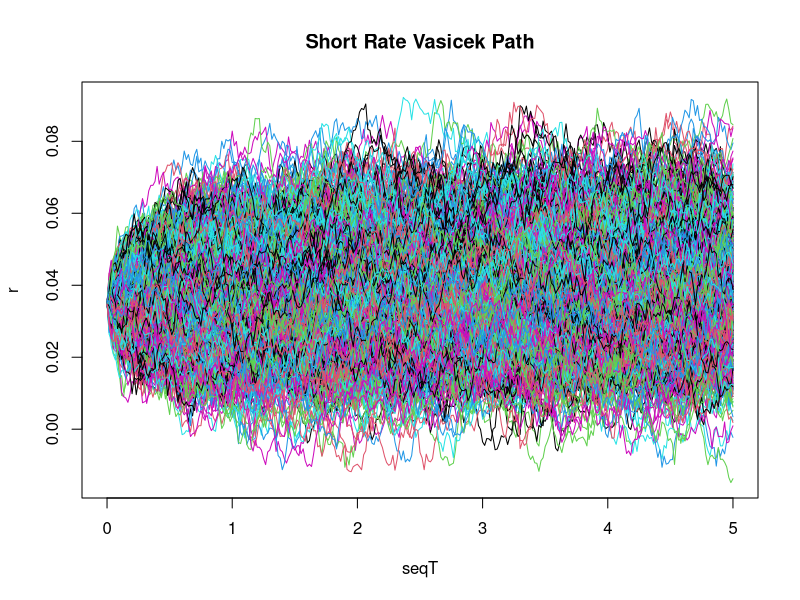

Write R code to recreate this figure. (Note: this script raises an error after producing the figure.)
##################
# Vasicek
#       dr = a(b-r(t))dt + vdW(t)
#       Inc(i) = a(b-r(t))Inc(t) + vInc(W)      Inc(W) = sqrt(Inc(t))*rnorm(0,1)
#       r[i+1] = r[i] + Inc(i)
##################

# Bono
c=0.03;tau=1;Tvenc=10;Tcanc=5;

# modelo de Vasicek  dr(t) = a(b-r(t))dt + vdW(t)
r0=0.035;a=1;b=0.04;v=0.02;

# MonteCarlo Parameter
nobs = 300; nsims = 1000


ShortRateVasicek = function(a, b, r0, v, t, nobs, nsims)
{
  
  dt = t/nobs
  
  r = matrix(data = 0, nrow = nobs+1, ncol = nsims)
  r[1,] = r0
  
  for(i in 1:nsims)
  {
    for(j in 1:nobs+1)
    {
      dr = a*(b-r[j-1,i])*dt + v*sqrt(x = dt)*rnorm(n = 1, mean = 0, sd = 1)
      r[j,i] = r[j-1,i] + dr
    }
  }
  
  return(r)
}

##################################################
# Para hacerlo con un solo bucle
# for(i in 2:(m+1)){
#   dr = a*(b-r[i-1,])*dt + v*sqrt(x = dt)*rnorm(n = n, mean = 0, sd = 1)
#   r[i,] = r[i-1,] + dr
# }
##################################################

r = ShortRateVasicek(a = a, b = b, r0 = r0, v = v, t = Tcanc, nobs = nobs, nsims = nsims)

dt = Tcanc/nobs
seqT = seq(from = 0, to = Tcanc, by = dt)

matplot(x = seqT, y = r, type = "l", lty = 1, main = "Short Rate Vasicek Path")

# Para crear el valor de los P(Tc, T)
precioBonoCCVasicek<- function(r, a, b, v, T){
  B <- (1-exp(-T*a))/a
  A <- (T-B)*(b-v^2/(2*a^2))+B^2*v^2/(4*a)
  return(exp(-A-B*r))
}

# P(Tcanc,Tk) = precioBonoCCVasicek( r(Tcanc), a, b, v, Tk-Tcanc )


MatrizDto = matrix(data = 0, nrow = nsims, ncol = (Tvenc-Tcanc)) #nrow = nsims, ncol = Tc-Tvto

# precioBonoCCVasicek(r[(nobs+1),2], a, b, v, 2)
rtcanc = r[(nobs+1),]

# Tcanc = 5
# Tvto = 10

# Creation of P(Tc, Tk) matrix
for(i in 1:length(x = rtcanc))
{
  
  for(j in 1:(Tvenc - Tcanc))
  {
    
    MatrizDto[i,j] = precioBonoCCVasicek(r = rtcanc[i], a = a, b = b, v = v, T = j)
    
  }
  
}

# Creation of coupon payments

CPay = MatrizDto*c*tau

# Nominal payment
N = 1

NomPay = N*MatrizDto[,(Tvenc-Tcanc)]

FinalPay = cbind(CPay, NomPay)

RemTc = rowSums(x = FinalPay) # SeRIA EL REM
# A-  CALCULAR MINIMO THE REM

Pago = pmin(RemTc, 1)
# B- CALCULAR PRECIO DE B SUM DE TIPOS DE INTERES MULTIPLICADOS POR DT
# Este BONO TIENE QUE SER UTILIZANDO EXP(COLSUM)
Bono = exp(x = -colSums(r[2:(nobs+1),]*dt))
mean(Bono)
# mean(Bono) deberia ser igual a VasicekZeroCuponPrecio()
VasicekZeroCuponPrecio(r0 = r0, a = a, b = b, sig = v, T = (Tcanc - Tvenc))
# MEAN(A/B)

mean(Pago/Bono) # Da ya el valor descontado al utilizar el Bono como numerario


# CUPONES UTILIZO VASICEKCC PRECIO DEL BONO P(0,1)*C*TAU + P(0,2)*C*TAU... + P(0,5)*C*TAU
# P(0,1) SE CALCULA UTILIZANDO LA FORMULA DADA

Dto0_5 = numeric(length = (Tcanc-0))

for (i in 1:length(x = Dto0_5))
{
  
  Dto0_5[i] = precioBonoCCVasicek(r = r0, a = a, b = b, v = v, T = (i))
  
}

Cupon0_5 = Dto0_5*c*tau
sum(Cupon0_5) + mean(Pago/Bono)
